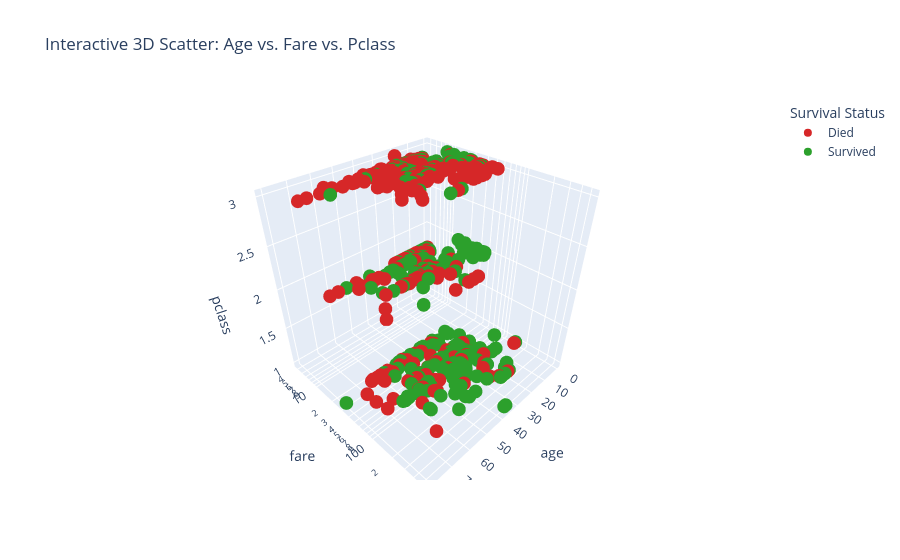

Notebook code cell kept with this figure:
### Code cell
# 3. Interactive 3D Scatter (Age vs. Fare vs. Pclass)
vis_df = df.copy()
vis_df["Survival Status"] = vis_df["survived"].map({0: "Died", 1: "Survived"})

fig_3d = px.scatter_3d(
    vis_df.dropna(subset=["age", "fare"]), 
    x="age", 
    y="fare", 
    z="pclass", 
    color="Survival Status",
    log_y=True,
    hover_name="name",
    color_discrete_map={"Survived": "#2ca02c", "Died": "#d62728"},
    title="Interactive 3D Scatter: Age vs. Fare vs. Pclass"
)
fig_3d.show()

### Figure 1 — Plotly figure (JSON) as saved in the notebook; plotly's stock layout.template omitted (floating-point values rounded to 4 significant figures; data arrays with more than 128 entries replaced by an {"elided": "..."} marker saying what was removed)
{"data": [{"hovertemplate": "<b>%{hovertext}</b><br><br>Survival Status=Died<br>age=%{x}<br>fare=%{y}<br>pclass=%{z}<extra></extra>", "hovertext": {"elided": "424 str values"}, "legendgroup": "Died", "marker": {"color": "#d62728", "symbol": "circle"}, "mode": "markers", "name": "Died", "scene": "scene", "showlegend": true, "type": "scatter3d", "x": {"elided": "424 float values"}, "y": {"elided": "424 float values"}, "z": {"elided": "424 int values"}}, {"hovertemplate": "<b>%{hovertext}</b><br><br>Survival Status=Survived<br>age=%{x}<br>fare=%{y}<br>pclass=%{z}<extra></extra>", "hovertext": {"elided": "290 str values"}, "legendgroup": "Survived", "marker": {"color": "#2ca02c", "symbol": "circle"}, "mode": "markers", "name": "Survived", "scene": "scene", "showlegend": true, "type": "scatter3d", "x": {"elided": "290 float values"}, "y": {"elided": "290 float values"}, "z": {"elided": "290 int values"}}], "layout": {"legend": {"title": {"text": "Survival Status"}, "tracegroupgap": 0}, "scene": {"domain": {"x": [0.0, 1.0], "y": [0.0, 1.0]}, "xaxis": {"title": {"text": "age"}}, "yaxis": {"title": {"text": "fare"}, "type": "log"}, "zaxis": {"title": {"text": "pclass"}}}, "title": {"text": "Interactive 3D Scatter: Age vs. Fare vs. Pclass"}}}
